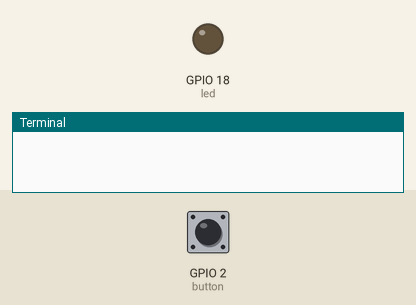
Recording of a program running on a simulated Raspberry Pi (BCM pin numbers). On the bench: output pins drawn as LEDs (lit = HIGH), the last lines printed to the terminal. Dashed ring = blinking. The test bench sets the inputs (shaded band); at power-on: GPIO 2 (button) HIGH.

Above: at 1.2 s.
1.3 s: GPIO 2 (button) pulled LOW for 1 s
At 3.4 s:
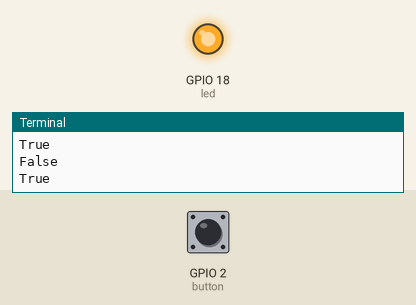
3.8 s: GPIO 2 (button) pulled LOW for 3.2 s
At 4.1 s:
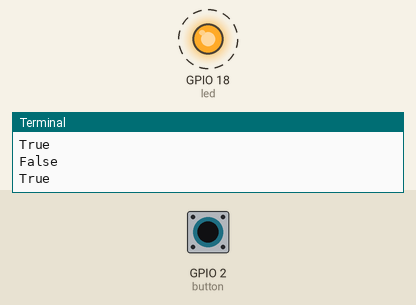
8.5 s: GPIO 2 (button) pulled LOW for 0.25 s
At 9.7 s:
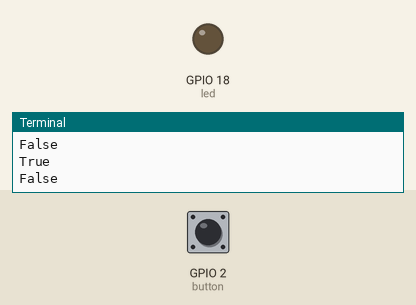
Timing chart, 0 to 11.5 s (numbered marks = the images above; inputs shaded):
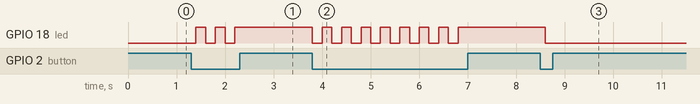

Measured:
- after the input at 1.3 s, GPIO 18 (led): alternates HIGH for 0.20 s and LOW for 0.20 s, 5 changes in all, then stays HIGH, starting after 0.10 s
- after the input at 3.8 s, GPIO 18 (led): alternates HIGH for 0.20 s and LOW for 0.20 s, 16 changes in all, then stays HIGH, starting at once
- after the input at 8.5 s, GPIO 18 (led): HIGH → LOW after 0.10 s

The program:

led_with_button_2.py
```python
#! /usr/bin/python3

import gpiozero
import signal
from time import sleep


def signal_handler(signum, frame):
    print("Received signal {}.".format(signum))
    exit(0)


def switch_led():
    global led_on
    if led_on:
        led.off()
        led_on = False
    else:
        led.on()
        led_on = True
    print(led_on)


if __name__ == "__main__":
    button_pin = 2
    led_pin = 18
    led = gpiozero.LED(led_pin)
    button = gpiozero.Button(button_pin, pull_up=True, bounce_time=200)

    led.off()
    led_on = False

    signal.signal(signal.SIGINT, signal_handler)

    while (True):
        if button.is_pressed:
            switch_led()
        sleep(0.2)
```
